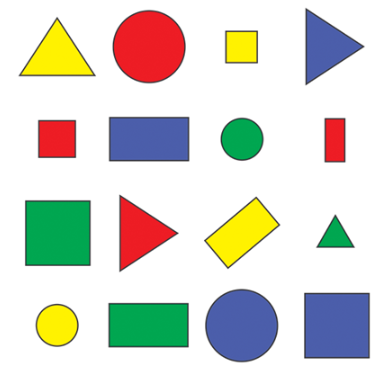
#> input picture test_2.png, 379 x 367 px
$ jupyter execute Dimension_detection.ipynb
#> lines starting #> are read from the running program, lines starting #| are printed output that depends on the picture; after the words box and inside, x2 and y2 are one past the last pixel; in counts of white or black regions, pixels touching at a corner belong together
[cell 1]
import cv2
import numpy as np
import matplotlib.pyplot as plt

[cell 2]
img = cv2.imread("test_2.png")
#> img is the input picture: shape (367, 379, 3); mean B, G, R 205.7, 214.7, 214.7
img_rgb = cv2.cvtColor(img, cv2.COLOR_BGR2RGB)
plt.imshow(img_rgb)
plt.xticks([]), plt.yticks([])
plt.show()

[cell 3]
img_gray = cv2.cvtColor(img, cv2.COLOR_BGR2GRAY)
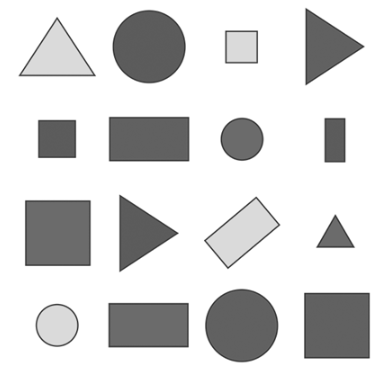
#> img_gray: shape (367, 379); min 45, max 255, mean 213.6
plt.imshow(img_gray, cmap='gray')
plt.xticks([]), plt.yticks([])
plt.show()

[cell 4]
img_gray_hist_values = cv2.calcHist([img_gray],channels = [0], mask = None, histSize = [256], ranges = [0,256])
#> img_gray_hist_values = 256 values, max 94881 at index 255, min 0 at index 0, mean 543.3

plt.figure(figsize=(14,6))
plt.plot(img_gray_hist_values,'m')
plt.xlabel("Intensity Levels", fontsize = 15)
plt.ylabel("Frequency", fontsize = 15)
plt.show()
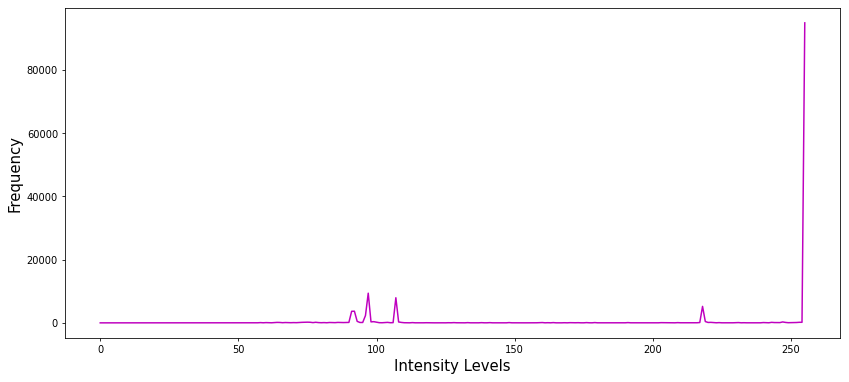
#> figure drawn by matplotlib, 1 panel; curve peaks at x = 255, y = 94881

## Global Thresholding

cv2.THRESH_BINARY: If pixel intensity is greater than the threshold, sets the value to 255; else, sets it to 0.

[cell 5]
_, global_threshold_90 = cv2.threshold(img_gray, 90, 255, cv2.THRESH_BINARY, )
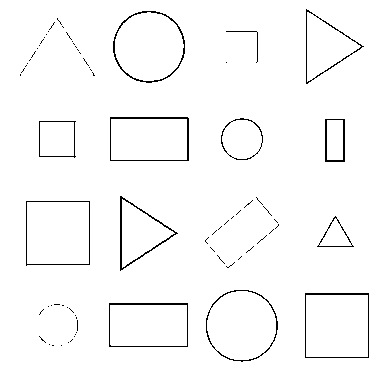
#> global_threshold_90: shape (367, 379); 97.5% white; black in thin lines or dots, all inside (x1, y1, x2, y2) = (20, 9, 369, 362)
_, global_threshold_120 = cv2.threshold(img_gray, 120, 255, cv2.THRESH_BINARY, )
#> global_threshold_120: shape (367, 379); 76.1% white; 16 black regions, largest, box (x1, y1, x2, y2) and area: (304, 293, 369, 358) 4225, (25, 201, 90, 266) 4224, (205, 289, 278, 362) 4140
_, global_threshold_200 = cv2.threshold(img_gray, 200, 255, cv2.THRESH_BINARY, )
#> global_threshold_200: shape (367, 379); 74.6% white; 16 black regions, largest, box (x1, y1, x2, y2) and area: (25, 200, 91, 266) 4356, (304, 293, 370, 359) 4356, (112, 10, 186, 84) 4265
_, global_threshold_230 = cv2.threshold(img_gray, 230, 255, cv2.THRESH_BINARY, )
#> global_threshold_230: shape (367, 379); 69.6% white; 16 black regions, largest, box (x1, y1, x2, y2) and area: (304, 292, 370, 359) 4422, (25, 200, 91, 266) 4356, (205, 288, 279, 363) 4331

plt.figure(figsize = (15,15))
titles = ["Threshold = 90", "Threshold = 120", "Threshold = 200", "Threshold = 230"]
for idx, thres in enumerate([global_threshold_90, global_threshold_120, global_threshold_200, global_threshold_230]):
    plt.subplot(2,2,idx+1)
    plt.imshow(thres, 'gray')
    plt.title(titles[idx])
    plt.xticks([]), plt.yticks([])
#> this loop made 4 passes

cv2.THRESH_BINARY_INV: Inversion of cv2.THRESH_BINARY.

[cell 6]
_, global_threshold_90 = cv2.threshold(img_gray, 90, 255, cv2.THRESH_BINARY_INV, )
_, global_threshold_120 = cv2.threshold(img_gray, 120, 255, cv2.THRESH_BINARY_INV, )
_, global_threshold_200 = cv2.threshold(img_gray, 200, 255, cv2.THRESH_BINARY_INV, )
_, global_threshold_230 = cv2.threshold(img_gray, 230, 255, cv2.THRESH_BINARY_INV, )

plt.figure(figsize = (15,15))
titles = ["Threshold = 90", "Threshold = 120", "Threshold = 170", "Threshold = 180"]
for idx, thres in enumerate([global_threshold_90, global_threshold_120, global_threshold_200, global_threshold_230]):
    plt.subplot(2,2,idx+1)
    plt.imshow(thres, 'gray')
    plt.title(titles[idx])
    plt.xticks([]), plt.yticks([])

cv2.THRESH_TRUNC: If pixel intensity is greater than the threshold, it is set to be the same as the threshold(truncated); else, the value remains the same.

[cell 7]
_, global_threshold_90 = cv2.threshold(img_gray, 90, 255, cv2.THRESH_TRUNC )
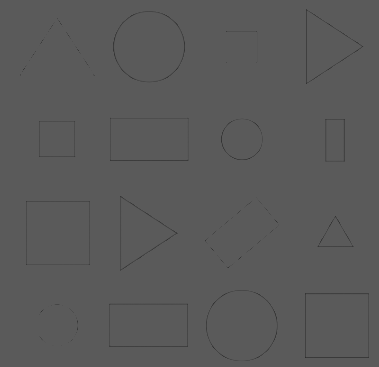
#> global_threshold_90: shape (367, 379); min 45, max 90, mean 89.6
_, global_threshold_120 = cv2.threshold(img_gray, 120, 255, cv2.THRESH_TRUNC)
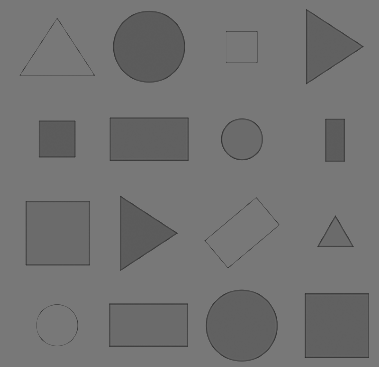
#> global_threshold_120: shape (367, 379); min 45, max 120, mean 114.3
_, global_threshold_200 = cv2.threshold(img_gray, 200, 255, cv2.THRESH_TRUNC)
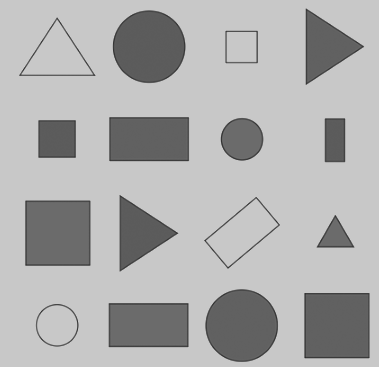
#> global_threshold_200: shape (367, 379); min 45, max 200, mean 174.6
_, global_threshold_230 = cv2.threshold(img_gray, 230, 255, cv2.THRESH_TRUNC)
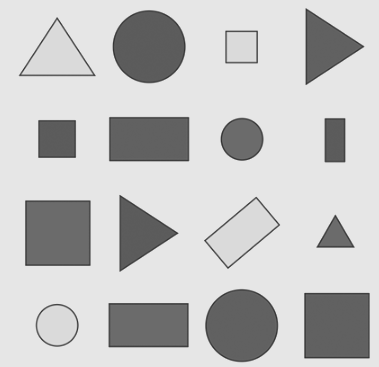
#> global_threshold_230: shape (367, 379); min 45, max 230, mean 196.3

plt.figure(figsize = (15,15))
titles = ["Threshold = 90", "Threshold = 120", "Threshold = 200", "Threshold = 230"]
for idx, thres in enumerate([global_threshold_90, global_threshold_120, global_threshold_200, global_threshold_230]):
    plt.subplot(2,2,idx+1)
    plt.imshow(thres, 'gray')
    plt.title(titles[idx])
    plt.xticks([]), plt.yticks([])

cv2.THRESH_TOZERO: For all the pixels with intensity less than the threshold, the intensity value is set to 0

[cell 8]
_, global_threshold_90 = cv2.threshold(img_gray, 90, 255, cv2.THRESH_TOZERO)
_, global_threshold_120 = cv2.threshold(img_gray, 120, 255, cv2.THRESH_TOZERO)
_, global_threshold_200 = cv2.threshold(img_gray, 200, 255, cv2.THRESH_TOZERO)
_, global_threshold_230 = cv2.threshold(img_gray, 230, 255, cv2.THRESH_TOZERO)

plt.figure(figsize = (15,15))
titles = ["Threshold = 90", "Threshold = 120", "Threshold = 200", "Threshold = 230"]
for idx, thres in enumerate([global_threshold_90, global_threshold_120, global_threshold_200, global_threshold_230]):
    plt.subplot(2,2,idx+1)
    plt.imshow(thres, 'gray')
    plt.title(titles[idx])
    plt.xticks([]), plt.yticks([])

cv2.THRESH_TOZERO_INV: Inversion of cv2.THRESH_TOZERO.

[cell 9]
_, global_threshold_90 = cv2.threshold(img_gray, 90, 255, cv2.THRESH_TOZERO_INV)
_, global_threshold_120 = cv2.threshold(img_gray, 120, 255, cv2.THRESH_TOZERO_INV)
_, global_threshold_200 = cv2.threshold(img_gray, 200, 255, cv2.THRESH_TOZERO_INV)
_, global_threshold_230 = cv2.threshold(img_gray, 230, 255, cv2.THRESH_TOZERO_INV)
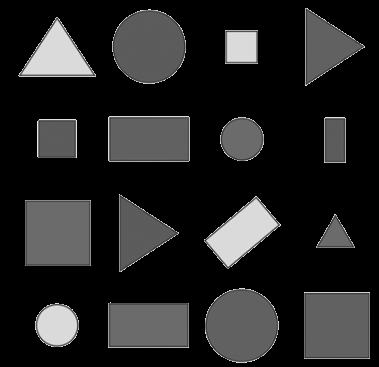
#> global_threshold_230: shape (367, 379); min 0, max 230, mean 36.2

plt.figure(figsize = (15,15))
titles = ["Threshold = 90", "Threshold = 120", "Threshold = 200", "Threshold = 230"]
for idx, thres in enumerate([global_threshold_90, global_threshold_120, global_threshold_200, global_threshold_230]):
    plt.subplot(2,2,idx+1)
    plt.imshow(thres, 'gray')
    plt.title(titles[idx])
    plt.xticks([]), plt.yticks([])

## Visualising different Global Thresholdings

[cell 10]
_, global_THRESH_BINARY = cv2.threshold(img_gray, 230, 255, cv2.THRESH_BINARY, )
_, global_THRESH_BINARY_INV = cv2.threshold(img_gray, 230, 255, cv2.THRESH_BINARY_INV, )
_, global_THRESH_TRUNC = cv2.threshold(img_gray, 230, 255, cv2.THRESH_TRUNC)
_, global_THRESH_TOZERO = cv2.threshold(img_gray, 230, 255, cv2.THRESH_TOZERO)
_, global_THRESH_TOZERO_INV = cv2.threshold(img_gray, 230, 255, cv2.THRESH_TOZERO_INV)

plt.figure(figsize = (15,15))
titles = ["cv2.THRESH_BINARY", "cv2.THRESH_BINARY_INV", "cv2.THRESH_TRUNC", "cv2.THRESH_TOZERO", "cv2.THRESH_TOZERO_INV"]
for idx, thres in enumerate([global_THRESH_BINARY, global_THRESH_BINARY_INV, global_THRESH_TRUNC, global_THRESH_TOZERO, global_THRESH_TOZERO_INV]):
    plt.subplot(3,2,idx+1)
    plt.imshow(thres, 'gray')
    plt.title(titles[idx])
    plt.xticks([]), plt.yticks([])
#> this loop made 5 passes

## Adaptive Thresholding

[cell 11]
adaptive_threshold_mean = cv2.adaptiveThreshold(img_gray, 255, cv2.ADAPTIVE_THRESH_MEAN_C, cv2.THRESH_BINARY, 5, 6)
#> adaptive_threshold_mean: shape (367, 379); 95.6% white; black in thin lines or dots, all inside (x1, y1, x2, y2) = (18, 8, 370, 362)
adaptive_threshold_gaussian = cv2.adaptiveThreshold(img_gray, 255, cv2.ADAPTIVE_THRESH_GAUSSIAN_C, cv2.THRESH_BINARY_INV, 5, 6)
#> adaptive_threshold_gaussian: shape (367, 379); 3.7% white in thin lines or dots, all inside (x1, y1, x2, y2) = (19, 8, 370, 362)

plt.figure(figsize = (10,10))
titles = ["Adaptive Threshold - Mean", "Adaptive Threshold - Gaussian"]
for idx, thres in enumerate([adaptive_threshold_mean, adaptive_threshold_gaussian]):
    plt.subplot(1,2,idx+1)
    plt.imshow(thres, 'gray')
    plt.title(titles[idx])
    plt.xticks([]), plt.yticks([])
#> this loop made 2 passes

## Otsu Thresholding

Otsu Thresholding is a Global Binarization technique where the threshold value is selected automatically, assuming that the image's foreground and background create a bimodal distribution with 2 peaks(representing 2 classes). The optimal value between the two histogram peak values is usually considered the threshold value in this method

[cell 12]
_, otsu_thresholding = cv2.threshold(img_gray, 0, 255, cv2.THRESH_BINARY+cv2.THRESH_OTSU)
#> otsu_thresholding: shape (367, 379); 75% white; 16 black regions, largest, box (x1, y1, x2, y2) and area: (25, 200, 91, 266) 4355, (304, 293, 370, 359) 4354, (205, 289, 278, 362) 4216

plt.figure(figsize = (5,5))
plt.imshow(otsu_thresholding, 'gray')
plt.xticks([]), plt.yticks([])
plt.show()

## Canny edge detection

[cell 13]
img_Canny = cv2.Canny(img_gray, 100, 255)
#> img_Canny: shape (367, 379); 2.9% white in thin lines or dots, all inside (x1, y1, x2, y2) = (19, 8, 370, 363)
kernel = np.ones((5,5))
imgDil = cv2.dilate(img_Canny, kernel, iterations=1)
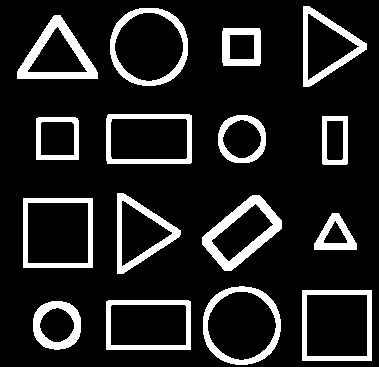
#> imgDil: shape (367, 379); 13.8% white; 16 white regions
plt.imshow(imgDil, cmap='gray')

[cell 14]
def getContours(img, imgContour):
  contours, hierarchy = cv2.findContours(img, cv2.RETR_EXTERNAL, cv2.CHAIN_APPROX_NONE)
#> contours = 16 contours; largest, box (x1, y1, x2, y2) and area: (25, 200, 91, 266) 4225, (304, 293, 370, 359) 4162, (205, 289, 278, 362) 4087, (113, 10, 186, 83) 4080, (108, 303, 189, 347) 3399
  print(f"Number of countours found: {len(contours)}")
#| Number of countours found: 16
  area_arr = []

  for cnt in contours:
    area = cv2.contourArea(cnt)
    cv2.drawContours(imgContour, cnt, -1, (255, 0, 255), 2)
    peri = cv2.arcLength(cnt, True)
    approx = cv2.approxPolyDP(cnt, 0.04 * peri, True)
    print("pts: ", len(approx))
    x, y, w, h = cv2.boundingRect(approx)
    cv2.putText(imgContour, "Points: " + str(len(approx)), (x+5,y), cv2.FONT_HERSHEY_SIMPLEX, 0.3, (0,0,0), 1)
    cv2.putText(imgContour, "Area: " + str(int(area)), (x+5,y+10), cv2.FONT_HERSHEY_SIMPLEX, 0.3, (0,0,0), 1)
#> this loop made 16 passes
#> (area, peri, approx, x, y, w, h) on passes 2, 3, 5, 6, 7, 8, 9, 10: (3399, 246.8, [[108, 303], [108, 346], [188, 346], [188, 303]], 108, 303, 81, 44), (4162.5, 260.2, [[304, 293], [304, 358], [368, 358], [369, 293]], 304, 293, 66, 66), (612, 119.7, [[335, 214], [316, 247], [354, 247]], 316, 214, 39, 34), (4225, 260, [[25, 200], [25, 265], [90, 265], [90, 200]], 25, 200, 66, 66), (2492, 214.7, [[256, 197], [204, 240], [227, 268], [279, 225]], 204, 197, 76, 72), (2240, 225.5, [[119, 195], [120, 271], [178, 233]], 119, 195, 60, 77), (1369, 148, [[38, 120], [38, 157], [75, 157], [75, 120]], 38, 120, 38, 38), (821, 129.3, [[325, 118], [324, 161], [344, 162], [344, 118]], 324, 118, 21, 45)
#> (area, peri, x, y, w, h) on passes 1, 4, 11, 15: (1399, 139.9, 36, 304, 43, 43), (4087, 238.8, 205, 289, 73, 73), (1378, 139.1, 221, 118, 42, 43), (4080.5, 239.4, 113, 11, 72, 71)
#| pts:  7
#| pts:  4
#| pts:  4
#| pts:  8
#| pts:  3
#| pts:  4
#| pts:  4
#| pts:  3
#> (further printed lines are left out)
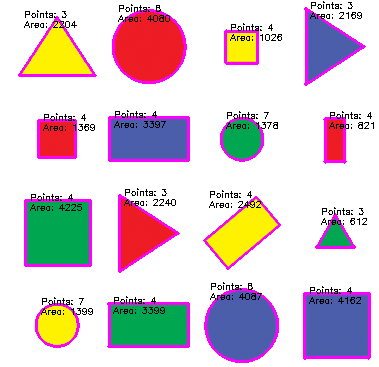
#> imgContour: shape (367, 379, 3); mean R, G, B 217, 201.7, 208.5

getContours(adaptive_threshold_gaussian, img_rgb)

$ run again, with test_3.png copied over test_2.png
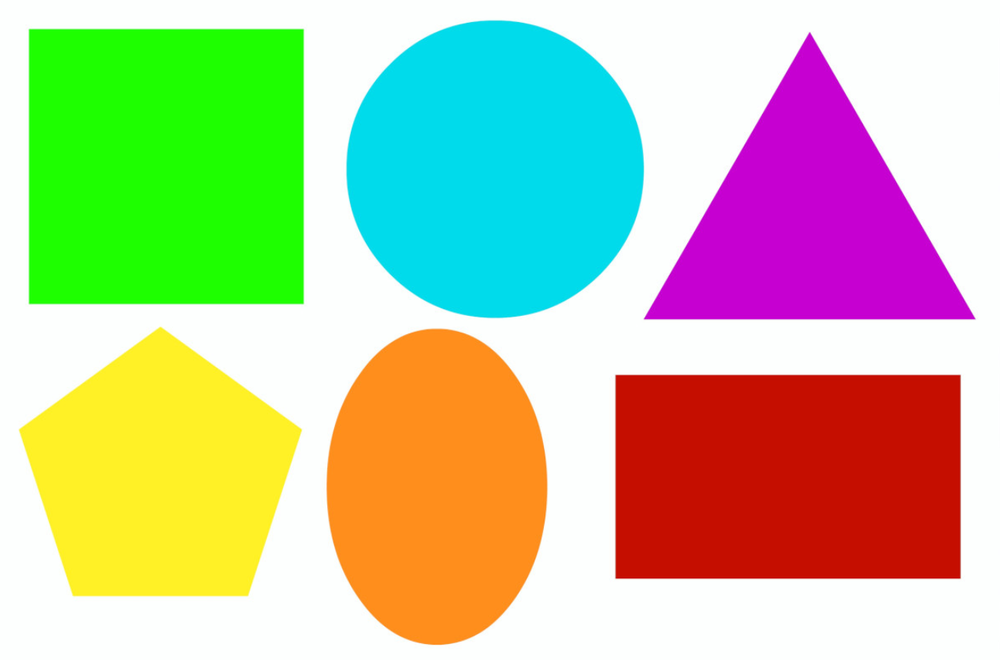
#> input picture test_3.png, 1000 x 660 px, shrunk from 1311 x 865 before the run
#> img is the input picture: shape (660, 1000, 3); mean B, G, R 156.5, 196.5, 191.1
#> img_gray_hist_values = 256 values, max 270593 at index 254, min 0 at index 0, mean 2578.1
#> `_, global_threshold_90 = cv2.threshold(img_gray, 90, 255, cv2.THRESH_B..`:
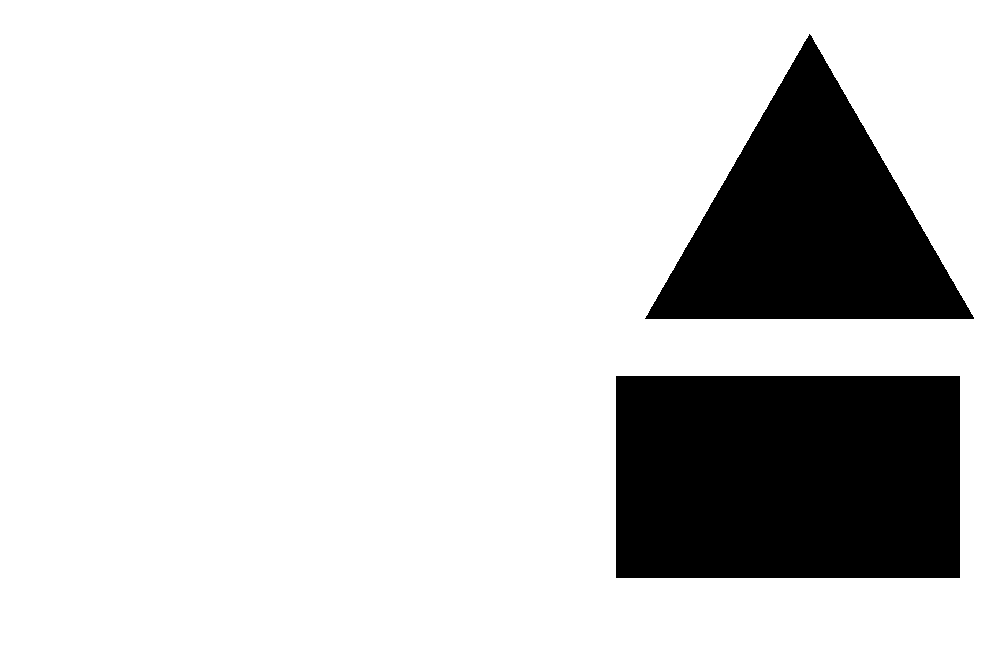
#> global_threshold_90: shape (660, 1000); 82.3% white; 2 black regions, box (x1, y1, x2, y2) and area: (616, 376, 960, 578) 69488, (645, 34, 974, 319) 47066
#> the loop `for idx, thres in enumerate([global_threshold_90, global_threshold_120..` made 4 passes
#> the loop `for idx, thres in enumerate([global_THRESH_BINARY, global_THRESH_BINAR..` made 5 passes
#> adaptive_threshold_mean: shape (660, 1000); 98.1% white; black in thin lines or dots
#> adaptive_threshold_gaussian: shape (660, 1000); 1.5% white in thin lines or dots
#> the loop `for idx, thres in enumerate([adaptive_threshold_mean, adaptive_thresho..` made 2 passes
#> otsu_thresholding: shape (660, 1000); 51.8% white; 5 black regions, box (x1, y1, x2, y2) and area: (29, 29, 304, 304) 75351, (615, 375, 961, 579) 70583, (347, 21, 644, 318) 69467, (327, 329, 547, 645) 54718, (644, 32, 975, 320) 48050
#> img_Canny: shape (660, 1000); 0.83% white in thin lines or dots, all inside (x1, y1, x2, y2) = (28, 20, 976, 645)
#> imgDil: shape (660, 1000); 4.3% white; 5 white regions
#> contours = 157 contours, 152 with area under 20; largest, box (x1, y1, x2, y2) and area: (29, 29, 304, 304) 75076, (615, 375, 961, 579) 69834, (347, 21, 644, 318) 69112, (327, 329, 547, 645) 54456, (644, 32, 976, 320) 47112
#| Number of countours found: 157
#> the loop in getContours, `for cnt in contours:` made 157 passes
#> (area, peri, approx, x, y, w, h) on passes 1 to 3: (0, 2, [[77, 595], [78, 595]], 77, 595, 2, 1), (0.5, 3.41, [[247, 594], [246, 595], [247, 595]], 246, 594, 2, 2), (0.5, 3.41, [[73, 594], [73, 595], [74, 595]], 73, 594, 2, 2)
#> (printed output is left out)
#> after the loop in getContours, `for cnt in contours:`:
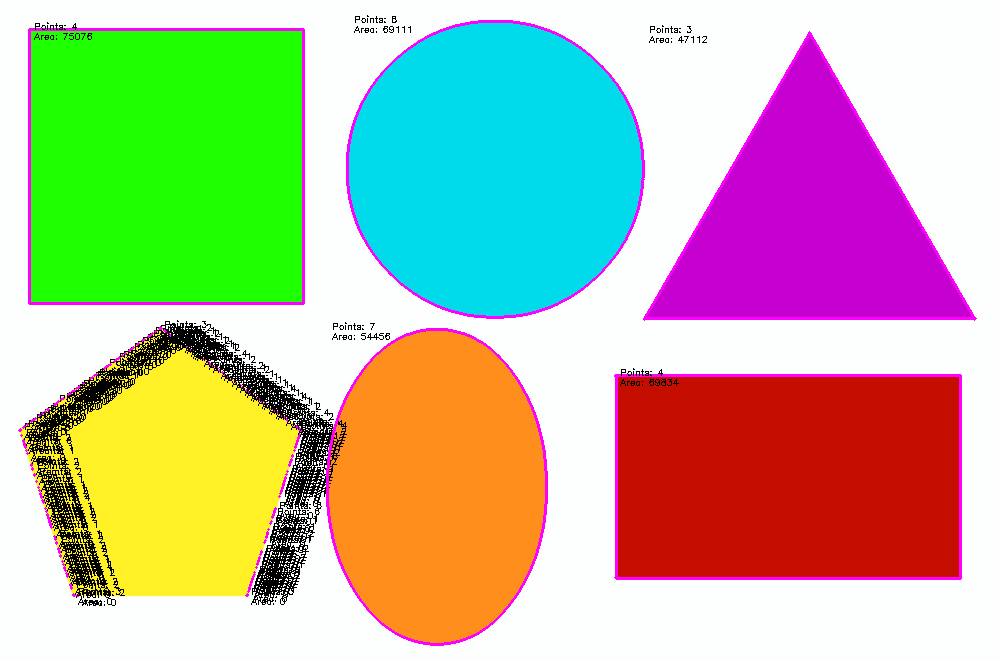
#> imgContour: shape (660, 1000, 3); mean R, G, B 186.2, 186.2, 155.2
